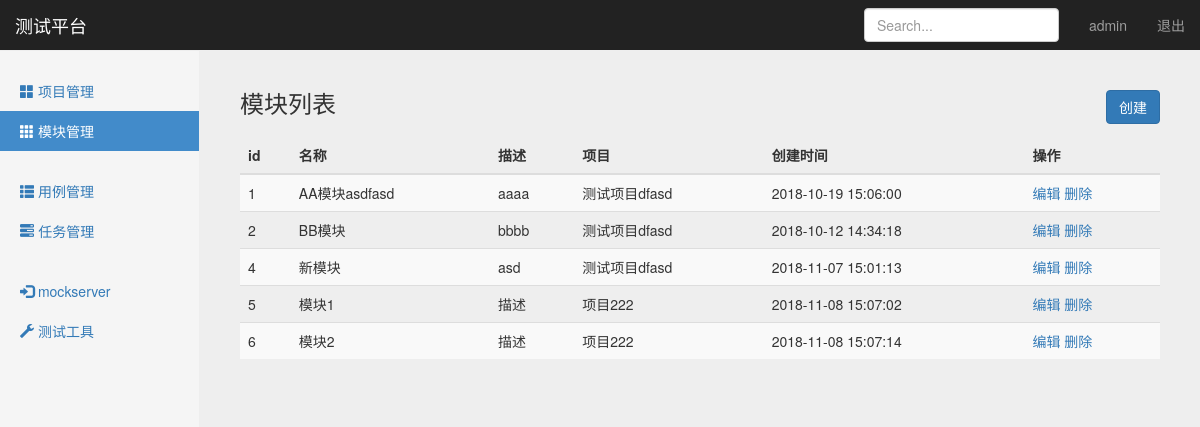
Page /manage/module_manage/ (signed in) on the earlier database version.
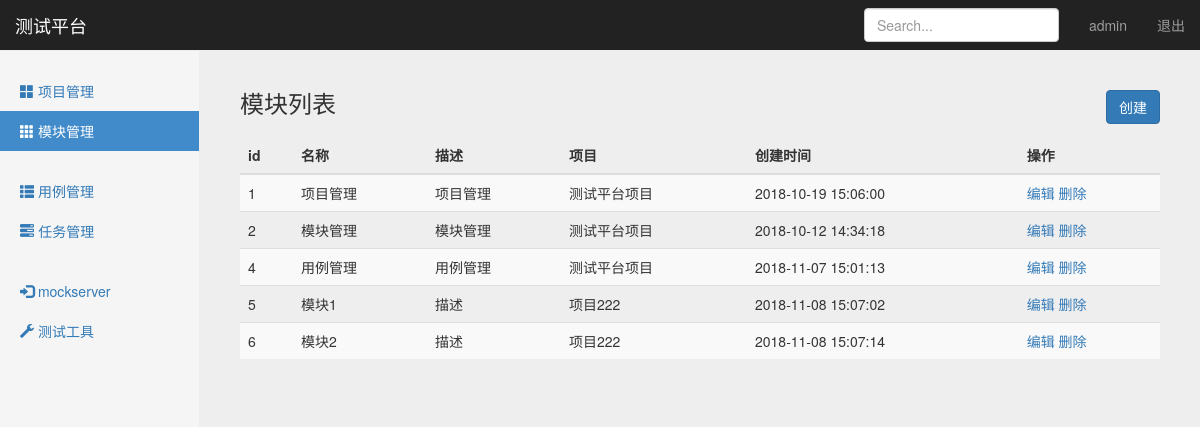
Same page on the later database version.
### project_app/models.py (models this page shows, shortened)
class Module(models.Model):
    project = models.ForeignKey(Project, on_delete=models.CASCADE)
    name = models.CharField("名称", max_length=100, blank=False, default="")
    describe = models.TextField("描述", default="")
    create_time = models.DateTimeField("创建时间", auto_now_add=True)

class Project(models.Model):
    name = models.CharField("名称", max_length=100, blank=False, default="")
    describe = models.TextField("描述", default="")
    status = models.BooleanField("状态：", default=True)
    create_time = models.DateTimeField("创建时间", auto_now_add=True)
    def __str__(self):
        return self.name

### project_app/views/module_views.py (the view)
# urls.py: path('module_manage/',  module_views.module_manage),
@login_required
def module_manage(request):
    username = request.session.get('user1', '')
    module_all = Module.objects.all()
    return render(request, "module_manage.html", {
        "user": username,
        "modules": module_all,
        "type": "list"
    })

### templates/module_manage.html (shortened to what this page needs)
{% extends "base.html" %}
{% block content %}
<nav class="navbar navbar-inverse navbar-fixed-top">
    <div class="container-fluid">
        <div class="navbar-header">
            <a class="navbar-brand" href="#">测试平台</a>
        </div>
        <div id="navbar" class="navbar-collapse collapse">
            <ul class="nav navbar-nav navbar-right">
                <li><a href="#">{{ user }}</a></li>
                <li><a href="/logout/">退出</a></li>
            </ul>
            <form class="navbar-form navbar-right">
                <input type="text" class="form-control" placeholder="Search...">
            </form>
        </div>
    </div>
</nav>
<div class="container-fluid">
    <div class="row">
        <div class="col-sm-3 col-md-2 sidebar">
            <ul class="nav nav-sidebar">
                <li><a href="/manage/project_manage/">
                    <span class="glyphicon glyphicon-th-large"></span> 项目管理</a>
                </li>
                <li class="active"><a href="#">
                    <span class="glyphicon glyphicon-th"></span> 模块管理</a>
                </li>
            </ul>
            <ul class="nav nav-sidebar">
                <li><a href="/interface/case_manage/">
                    <span class="glyphicon glyphicon-th-list"></span> 用例管理</a>
                </li>
                <li><a href="/interface/task_manage/">
                    <span class="glyphicon glyphicon-tasks"></span> 任务管理</a>
                </li>
            </ul>
            <ul class="nav nav-sidebar">
                <li><a href="#">
                    <span class="glyphicon glyphicon-log-in"></span> mockserver</a>
                </li>
                <li><a href="#">
                    <span class="glyphicon glyphicon-wrench"></span> 测试工具</a>
                </li>
            </ul>
        </div>
        {% if type == 'list'%}
        <div class="col-sm-9 col-sm-offset-3 col-md-10 col-md-offset-2 main">
            <h3 class="sub-header">模块列表
                <button type="button" class="btn btn-primary"
                style="float: right;"
                onclick="window.location.href='/manage/add_module/'">创建</button>
            </h3>
            <div class="table-responsive">
                <table class="table table-striped">
                    <thead>
                        <tr>
                            <th>id</th>
                            <th>名称</th>
                            <th>描述</th>
                            <th>项目</th>
                            <th>创建时间</th>
                            <th>操作</th>
                        </tr>
                    </thead>
                    <tbody>
                        {% for module in modules %}
                        <tr>
                            <td>{{ module.id }}</td>
                            <td>{{ module.name }}</td>
                            <td>{{ module.describe }}</td>
                            <td>{{ module.project }}</td>
                            <td>{{ module.create_time | date:"Y-m-d H:i:s" }}</td>
                            <td>
                                <a href="/manage/edit_module/{{module.id}}/">编辑</a>
                                <a href="/manage/delete_module/{{module.id}}/">删除</a>
                            </td>
                        </tr>
                        {% endfor %}
                    </tbody>
                </table>
            </div>
        </div>
        {% endif %}
    </div>
</div>
{% endblock %}

Differences in the rows shown:
changed Module id 1: name "AA模块asdfasd" → "项目管理"; describe "aaaa" → "项目管理"; project "测试项目dfasd" → "测试平台项目"
changed Module id 2: name "BB模块" → "模块管理"; describe "bbbb" → "模块管理"; project "测试项目dfasd" → "测试平台项目"
changed Module id 4: name "新模块" → "用例管理"; describe "asd" → "用例管理"; project "测试项目dfasd" → "测试平台项目"
